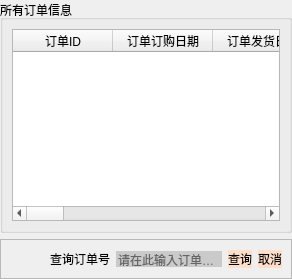
                   <widget class="QWidget" name="all">
                    <attribute name="title">
                     <string>所有订单</string>
                    </attribute>
                    <layout class="QVBoxLayout" name="verticalLayout_6" stretch="100,1">
                     <property name="leftMargin">
                      <number>0</number>
                     </property>
                     <property name="topMargin">
                      <number>0</number>
                     </property>
                     <property name="rightMargin">
                      <number>0</number>
                     </property>
                     <property name="bottomMargin">
                      <number>0</number>
                     </property>
                     <item>
                      <widget class="QGroupBox" name="groupBox_4">
                       <property name="title">
                        <string>所有订单信息</string>
                       </property>
                       <layout class="QVBoxLayout" name="verticalLayout_11">
                        <item>
                         <widget class="QTableWidget" name="table2D">
                          <column>
                           <property name="text">
                            <string>订单ID</string>
                           </property>
                          </column>
                          <column>
                           <property name="text">
                            <string>订单订购日期</string>
                           </property>
                          </column>
                          <column>
                           <property name="text">
                            <string>订单发货日期</string>
                           </property>
                          </column>
                          <column>
                           <property name="text">
                            <string>订单到货日期</string>
                           </property>
                          </column>
                          <column>
                           <property name="text">
                            <string>订单货款确认日期</string>
                           </property>
                          </column>
                          <column>
                           <property name="text">
                            <string>订单运货费</string>
                           </property>
                          </column>
                          <column>
                           <property name="text">
                            <string>订单货主名称</string>
                           </property>
                          </column>
                          <column>
                           <property name="text">
                            <string>订单详细地址</string>
                           </property>
                          </column>
                          <column>
                           <property name="text">
                            <string>订单货主所在国家</string>
                           </property>
                          </column>
                          <column>
                           <property name="text">
                            <string>订单货主所在城市</string>
                           </property>
                          </column>
                          <column>
                           <property name="text">
                            <string>订单货主所在地区</string>
                           </property>
                          </column>
                          <column>
                           <property name="text">
                            <string>订单货主所在地邮政编码</string>
                           </property>
                          </column>
                          <column>
                           <property name="text">
                            <string>订单折扣</string>
                           </property>
                          </column>
                         </widget>
                        </item>
                       </layout>
                      </widget>
                     </item>
                     <item>
                      <widget class="QFrame" name="frame_6">
                       <property name="frameShape">
                        <enum>QFrame::StyledPanel</enum>
                       </property>
                       <property name="frameShadow">
                        <enum>QFrame::Raised</enum>
                       </property>
                       <layout class="QHBoxLayout" name="horizontalLayout_15">
                        <item>
                         <spacer name="horizontalSpacer_2">
                          <property name="orientation">
                           <enum>Qt::Horizontal</enum>
                          </property>
                          <property name="sizeHint" stdset="0">
                           <size>
                            <width>40</width>
                            <height>20</height>
                           </size>
                          </property>
                         </spacer>
                        </item>
                        <item>
                         <widget class="QLabel" name="label_3">
                          <property name="text">
                           <string>查询订单号</string>
                          </property>
                         </widget>
                        </item>
                        <item>
                         <widget class="QLineEdit" name="text2Dsearchall">
                          <property name="styleSheet">
                           <string notr="true">border-radius:50px;
background-color: rgba(0,0,0,40);</string>
                          </property>
                          <property name="placeholderText">
                           <string>请在此输入订单号....</string>
                          </property>
                         </widget>
                        </item>
                        <item>
                         <layout class="QHBoxLayout" name="horizontalLayout_16" stretch="1,1">
                          <item>
                           <widget class="QPushButton" name="button2Dsearchall">
                            <property name="styleSheet">
                             <string notr="true">QPushButton {
        background-color: rgb(255, 223, 201);
		border-radius:50px;
    }
    QPushButton:pressed {
        background-color: darkgray;
    }</string>
                            </property>
                            <property name="text">
                             <string>查询</string>
                            </property>
                            <property name="icon">
                             <iconset>
                              <normaloff>:/icon/icon/搜索.png</normaloff>:/icon/icon/搜索.png</iconset>
                            </property>
                           </widget>
                          </item>
                          <item>
                           <widget class="QPushButton" name="button2Dsacancel">
                            <property name="styleSheet">
                             <string notr="true">QPushButton {
        background-color: rgb(255, 223, 201);
		border-radius:50px;
    }
    QPushButton:pressed {
        background-color: darkgray;
    }</string>
                            </property>
                            <property name="text">
                             <string>取消</string>
                            </property>
                           </widget>
                          </item>
                         </layout>
                        </item>
                       </layout>
                      </widget>
                     </item>
                    </layout>
                   </widget>
